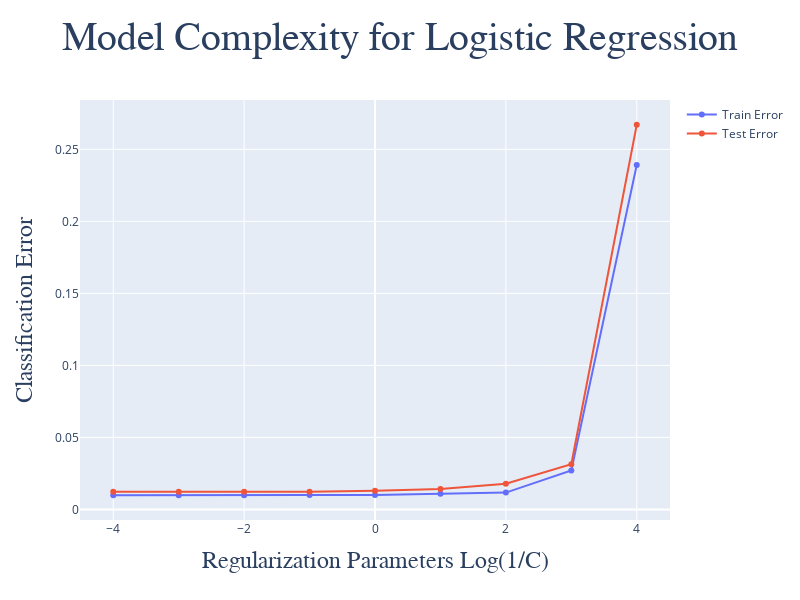

Write notebook code for a chart like this one.
### Markdown cell above
# Model Compexity

### Code cell
C_range = [ 10**i for i in range(-4, 5) ]

train_errors = []
test_errors = []

for C in C_range:
    clf = LogisticRegression(
        C = C, random_state = 42, penalty = 'l2', solver = 'lbfgs'
    )
    clf.fit(x_train, y_train)
    train_errors.append(1 - clf.score(x_train, y_train))
    test_errors.append(1 - clf.score(x_test, y_test))

fig = go.Figure()

fig.add_trace(
    go.Scatter(
        x = [ np.log10(1/C) for C in C_range ], y = train_errors,
        mode = 'lines+markers',
        name = 'Train Error'
    )
)

fig.add_trace(
    go.Scatter(
        x = [ np.log10(1/C) for C in C_range ], y = test_errors,
        mode = 'lines+markers',
        name = 'Test Error'
    )
)
fig.update_layout(
    title = {
        'text': 'Model Complexity for Logistic Regression',
        'font': {
            'size': 40, 'family': 'Gulliver'
        },
        'x': 0.5
    },
    width = 800, height = 600,
    xaxis_title = {
        'text': 'Regularization Parameters Log(1/C)',
        'font': {
            'size': 24, 'family': 'Gulliver'
        }
    },
    yaxis_title = {
        'text': 'Classification Error',
        'font': {
            'size': 24, 'family': 'Gulliver'
        }
    }
)


fig.show()

### Figure 1 — Plotly figure (JSON) as saved in the notebook; plotly's stock layout.template omitted (floating-point values rounded to 4 significant figures)
{"data": [{"mode": "lines+markers", "name": "Train Error", "type": "scatter", "x": [4, 3, 2, 1, 0, -1, -2, -3, -4], "y": [0.2391, 0.02709, 0.0117, 0.01088, 0.01006, 0.01006, 0.009852, 0.009852, 0.009852]}, {"mode": "lines+markers", "name": "Test Error", "type": "scatter", "x": [4, 3, 2, 1, 0, -1, -2, -3, -4], "y": [0.2671, 0.03138, 0.01785, 0.01415, 0.01292, 0.01231, 0.01231, 0.01231, 0.01231]}], "layout": {"height": 600, "title": {"font": {"family": "Gulliver", "size": 40}, "text": "Model Complexity for Logistic Regression", "x": 0.5}, "width": 800, "xaxis": {"title": {"font": {"family": "Gulliver", "size": 24}, "text": "Regularization Parameters Log(1/C)"}}, "yaxis": {"title": {"font": {"family": "Gulliver", "size": 24}, "text": "Classification Error"}}}}
